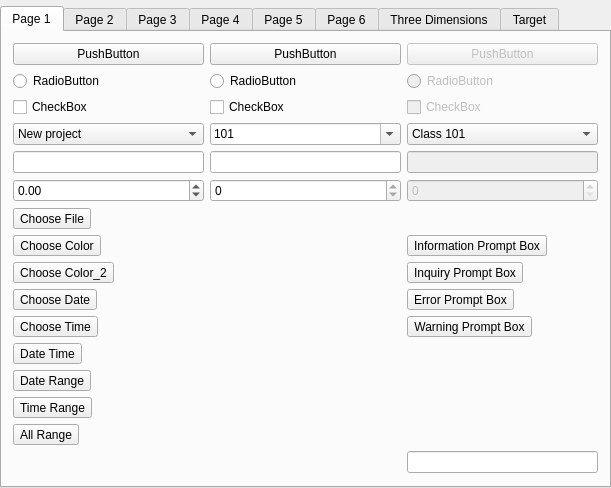
<?xml version="1.0" encoding="UTF-8"?>
<ui version="4.0">
 <class>StyleTestWidget</class>
 <widget class="QWidget" name="StyleTestWidget">
  <property name="geometry">
   <rect>
    <x>0</x>
    <y>0</y>
    <width>430</width>
    <height>440</height>
   </rect>
  </property>
  <property name="windowTitle">
   <string>StyleTestWidget</string>
  </property>
  <layout class="QGridLayout" name="gridLayout_4">
   <property name="leftMargin">
    <number>0</number>
   </property>
   <property name="topMargin">
    <number>6</number>
   </property>
   <property name="rightMargin">
    <number>0</number>
   </property>
   <property name="bottomMargin">
    <number>0</number>
   </property>
   <item row="0" column="0">
    <widget class="QTabWidget" name="tabWidget">
     <property name="currentIndex">
      <number>0</number>
     </property>
     <property name="type" stdset="0">
      <string>two</string>
     </property>
     <widget class="QWidget" name="tab">
      <attribute name="title">
       <string>Page 1</string>
      </attribute>
      <layout class="QGridLayout" name="gridLayout">
       <item row="13" column="2">
        <widget class="QLabel" name="timeLabel">
         <property name="text">
          <string/>
         </property>
        </widget>
       </item>
       <item row="8" column="2">
        <widget class="QLabel" name="colorLabel">
         <property name="text">
          <string/>
         </property>
        </widget>
       </item>
       <item row="16" column="2" colspan="2">
        <widget class="QLabel" name="dateRangeLabel">
         <property name="text">
          <string/>
         </property>
        </widget>
       </item>
       <item row="12" column="2">
        <widget class="QLabel" name="dateLabel">
         <property name="text">
          <string/>
         </property>
        </widget>
       </item>
       <item row="3" column="3">
        <widget class="QComboBox" name="comboBox_3">
         <property name="enabled">
          <bool>true</bool>
         </property>
         <item>
          <property name="text">
           <string>Class 101</string>
          </property>
         </item>
         <item>
          <property name="text">
           <string>Class 202</string>
          </property>
         </item>
         <item>
          <property name="text">
           <string>Class 303</string>
          </property>
         </item>
         <item>
          <property name="text">
           <string>Class 404</string>
          </property>
         </item>
         <item>
          <property name="text">
           <string>Class 505</string>
          </property>
         </item>
         <item>
          <property name="text">
           <string>Class 601</string>
          </property>
         </item>
         <item>
          <property name="text">
           <string>Class 602</string>
          </property>
         </item>
        </widget>
       </item>
       <item row="2" column="2">
        <widget class="QCheckBox" name="checkBox_2">
         <property name="text">
          <string>CheckBox</string>
         </property>
         <property name="tristate">
          <bool>true</bool>
         </property>
        </widget>
       </item>
       <item row="2" column="0">
        <widget class="QCheckBox" name="checkBox">
         <property name="text">
          <string>CheckBox</string>
         </property>
        </widget>
       </item>
       <item row="0" column="3">
        <widget class="QPushButton" name="pushButton_3">
         <property name="enabled">
          <bool>false</bool>
         </property>
         <property name="text">
          <string>PushButton</string>
         </property>
        </widget>
       </item>
       <item row="0" column="0">
        <widget class="QPushButton" name="pushButton">
         <property name="text">
          <string>PushButton</string>
         </property>
        </widget>
       </item>
       <item row="3" column="0">
        <widget class="LyTreeComboBox" name="comboBox">
         <item>
          <property name="text">
           <string>New project</string>
          </property>
         </item>
         <item>
          <property name="text">
           <string>New project</string>
          </property>
         </item>
         <item>
          <property name="text">
           <string>New project</string>
          </property>
         </item>
         <item>
          <property name="text">
           <string>New project</string>
          </property>
         </item>
         <item>
          <property name="text">
           <string>New project</string>
          </property>
         </item>
         <item>
          <property name="text">
           <string>New project</string>
          </property>
         </item>
         <item>
          <property name="text">
           <string>New project</string>
          </property>
         </item>
        </widget>
       </item>
       <item row="1" column="3">
        <widget class="QRadioButton" name="radioButton_3">
         <property name="enabled">
          <bool>false</bool>
         </property>
         <property name="text">
          <string>RadioButton</string>
         </property>
        </widget>
       </item>
       <item row="0" column="2">
        <widget class="QPushButton" name="pushButton_2">
         <property name="text">
          <string>PushButton</string>
         </property>
         <property name="checkable">
          <bool>true</bool>
         </property>
        </widget>
       </item>
       <item row="3" column="2">
        <widget class="QComboBox" name="comboBox_2">
         <property name="editable">
          <bool>true</bool>
         </property>
         <property name="insertPolicy">
          <enum>QComboBox::InsertAtBottom</enum>
         </property>
         <item>
          <property name="text">
           <string>101</string>
          </property>
         </item>
         <item>
          <property name="text">
           <string>201</string>
          </property>
         </item>
         <item>
          <property name="text">
           <string>301</string>
          </property>
         </item>
         <item>
          <property name="text">
           <string>401</string>
          </property>
         </item>
         <item>
          <property name="text">
           <string>501</string>
          </property>
         </item>
         <item>
          <property name="text">
           <string>601</string>
          </property>
         </item>
        </widget>
       </item>
       <item row="1" column="2">
        <widget class="QRadioButton" name="radioButton_2">
         <property name="text">
          <string>RadioButton</string>
         </property>
        </widget>
       </item>
       <item row="2" column="3">
        <widget class="QCheckBox" name="checkBox_3">
         <property name="enabled">
          <bool>false</bool>
         </property>
         <property name="text">
          <string>CheckBox</string>
         </property>
        </widget>
       </item>
       <item row="1" column="0">
        <widget class="QRadioButton" name="radioButton">
         <property name="text">
          <string>RadioButton</string>
         </property>
        </widget>
       </item>
       <item row="7" column="0">
        <widget class="QToolButton" name="selectFileTBtn">
         <property name="text">
          <string>Choose File</string>
         </property>
        </widget>
       </item>
       <item row="7" column="2" colspan="2">
        <widget class="QLabel" name="fileLabel">
         <property name="text">
          <string/>
         </property>
        </widget>
       </item>
       <item row="4" column="0">
        <widget class="LyLonLatLineEdit" name="lineEdit"/>
       </item>
       <item row="4" column="2">
        <widget class="LyLonLatLineEdit" name="lineEdit_2"/>
       </item>
       <item row="13" column="0">
        <widget class="QToolButton" name="selectTimeTBtn">
         <property name="text">
          <string>Choose Time</string>
         </property>
        </widget>
       </item>
       <item row="8" column="0">
        <widget class="QToolButton" name="selectColorTBtn">
         <property name="text">
          <string>Choose Color</string>
         </property>
        </widget>
       </item>
       <item row="18" column="0">
        <widget class="QToolButton" name="selectDateTimeRangeTBtn">
         <property name="text">
          <string>All Range</string>
         </property>
        </widget>
       </item>
       <item row="5" column="3">
        <widget class="QSpinBox" name="spinBox_3">
         <property name="enabled">
          <bool>false</bool>
         </property>
        </widget>
       </item>
       <item row="12" column="0">
        <widget class="QToolButton" name="selectDateTBtn">
         <property name="text">
          <string>Choose Date</string>
         </property>
        </widget>
       </item>
       <item row="17" column="2" colspan="2">
        <widget class="QLabel" name="timeRangeLabel">
         <property name="text">
          <string/>
         </property>
        </widget>
       </item>
       <item row="15" column="0">
        <widget class="QToolButton" name="selectDateTimeTBtn">
         <property name="text">
          <string>Date Time</string>
         </property>
        </widget>
       </item>
       <item row="16" column="0">
        <widget class="QToolButton" name="selectDateRangeTBtn">
         <property name="text">
          <string>Date Range</string>
         </property>
        </widget>
       </item>
       <item row="5" column="2">
        <widget class="QSpinBox" name="spinBox_2">
         <property name="readOnly">
          <bool>true</bool>
         </property>
        </widget>
       </item>
       <item row="4" column="3">
        <widget class="QLineEdit" name="lineEdit_3">
         <property name="enabled">
          <bool>false</bool>
         </property>
        </widget>
       </item>
       <item row="17" column="0">
        <widget class="QToolButton" name="selectTimeRangeTBtn">
         <property name="text">
          <string>Time Range</string>
         </property>
        </widget>
       </item>
       <item row="18" column="2" colspan="2">
        <widget class="QLabel" name="dateTimeRangeLabel">
         <property name="text">
          <string/>
         </property>
        </widget>
       </item>
       <item row="8" column="3">
        <widget class="QToolButton" name="informationTBtn">
         <property name="text">
          <string>Information Prompt Box</string>
         </property>
        </widget>
       </item>
       <item row="15" column="2">
        <widget class="QLabel" name="dateTimeLabel">
         <property name="text">
          <string/>
         </property>
        </widget>
       </item>
       <item row="11" column="0">
        <widget class="QToolButton" name="selectColorTBtn_2">
         <property name="text">
          <string>Choose Color_2</string>
         </property>
        </widget>
       </item>
       <item row="11" column="2">
        <widget class="QLabel" name="colorLabel_2">
         <property name="text">
          <string/>
         </property>
        </widget>
       </item>
       <item row="11" column="3">
        <widget class="QToolButton" name="questionTBtn">
         <property name="text">
          <string>Inquiry Prompt Box</string>
         </property>
        </widget>
       </item>
       <item row="12" column="3">
        <widget class="QToolButton" name="criticalTBtn">
         <property name="text">
          <string>Error Prompt Box</string>
         </property>
        </widget>
       </item>
       <item row="13" column="3">
        <widget class="QToolButton" name="warningTBtn">
         <property name="text">
          <string>Warning Prompt Box</string>
         </property>
        </widget>
       </item>
       <item row="5" column="0">
        <widget class="QDoubleSpinBox" name="doubleSpinBox">
         <property name="minimum">
          <double>-180.000000000000000</double>
         </property>
         <property name="maximum">
          <double>180.000000000000000</double>
         </property>
        </widget>
       </item>
       <item row="21" column="3">
        <widget class="LyTimeLineEdit" name="lineEdit_4"/>
       </item>
       <item row="21" column="0">
        <widget class="LyLonLatInputWidget" name="lonInputWidget" native="true"/>
       </item>
       <item row="21" column="2">
        <widget class="LyLonLatInputWidget" name="latInputWidget" native="true"/>
       </item>
       <item row="15" column="3">
        <widget class="LyColorSelector" name="widget" native="true"/>
       </item>
      </layout>
     </widget>
     <widget class="QWidget" name="tab_2">
      <attribute name="title">
       <string>Page 2</string>
      </attribute>
      <layout class="QGridLayout" name="gridLayout_2">
       <item row="0" column="0">
        <widget class="QTableWidget" name="tableWidget">
         <row>
          <property name="text">
           <string>New Row</string>
          </property>
         </row>
         <row>
          <property name="text">
           <string>New Row</string>
          </property>
         </row>
         <row>
          <property name="text">
           <string>New Row</string>
          </property>
         </row>
         <row>
          <property name="text">
           <string>New Row</string>
          </property>
         </row>
         <row>
          <property name="text">
           <string>New Row</string>
          </property>
         </row>
         <row>
          <property name="text">
           <string>New Row</string>
          </property>
         </row>
         <row>
          <property name="text">
           <string>New Row</string>
          </property>
         </row>
         <row>
          <property name="text">
           <string>New Row</string>
          </property>
         </row>
         <row>
          <property name="text">
           <string>New Row</string>
          </property>
         </row>
         <column>
          <property name="text">
           <string>New Column</string>
          </property>
         </column>
         <column>
          <property name="text">
           <string>New Column</string>
          </property>
         </column>
         <column>
          <property name="text">
           <string>New Column</string>
          </property>
         </column>
         <column>
          <property name="text">
           <string>New Column</string>
          </property>
         </column>
         <column>
          <property name="text">
           <string>New Column</string>
          </property>
         </column>
         <column>
          <property name="text">
           <string>New Column</string>
          </property>
         </column>
        </widget>
       </item>
      </layout>
     </widget>
     <widget class="QWidget" name="tab_3">
      <attribute name="title">
       <string>Page 3</string>
      </attribute>
      <layout class="QGridLayout" name="gridLayout_3">
       <item row="0" column="0">
        <widget class="QProgressBar" name="progressBar">
         <property name="value">
          <number>24</number>
         </property>
        </widget>
       </item>
       <item row="0" column="1" rowspan="2">
        <widget class="QSlider" name="verticalSlider">
         <property name="maximum">
          <number>100</number>
         </property>
         <property name="value">
          <number>24</number>
         </property>
         <property name="orientation">
          <enum>Qt::Vertical</enum>
         </property>
        </widget>
       </item>
       <item row="1" column="0">
        <widget class="QSlider" name="horizontalSlider">
         <property name="maximum">
          <number>100</number>
         </property>
         <property name="value">
          <number>24</number>
         </property>
         <property name="orientation">
          <enum>Qt::Horizontal</enum>
         </property>
        </widget>
       </item>
      </layout>
     </widget>
     <widget class="QWidget" name="tab_4">
      <attribute name="title">
       <string>Page 4</string>
      </attribute>
      <layout class="QGridLayout" name="gridLayout_5">
       <item row="0" column="0">
        <widget class="QScrollArea" name="scrollArea">
         <property name="widgetResizable">
          <bool>true</bool>
         </property>
         <widget class="QWidget" name="scrollAreaWidgetContents">
          <property name="geometry">
           <rect>
            <x>0</x>
            <y>0</y>
            <width>404</width>
            <height>389</height>
           </rect>
          </property>
          <layout class="QGridLayout" name="gridLayout_8">
           <item row="0" column="0">
            <widget class="QToolBox" name="toolBox">
             <property name="currentIndex">
              <number>4</number>
             </property>
             <widget class="QWidget" name="page">
              <property name="geometry">
               <rect>
                <x>0</x>
                <y>0</y>
                <width>386</width>
                <height>241</height>
               </rect>
              </property>
              <attribute name="label">
               <string>Page 1</string>
              </attribute>
              <layout class="QGridLayout" name="gridLayout_6">
               <item row="0" column="0">
                <widget class="QGroupBox" name="groupBox">
                 <property name="title">
                  <string>Combo Box</string>
                 </property>
                </widget>
               </item>
              </layout>
             </widget>
             <widget class="QWidget" name="page_3">
              <property name="geometry">
               <rect>
                <x>0</x>
                <y>0</y>
                <width>386</width>
                <height>241</height>
               </rect>
              </property>
              <attribute name="label">
               <string>Page 2</string>
              </attribute>
              <layout class="QGridLayout" name="gridLayout_7">
               <item row="0" column="0">
                <widget class="QTreeWidget" name="treeWidget">
                 <property name="rootIsDecorated">
                  <bool>true</bool>
                 </property>
                 <column>
                  <property name="text">
                   <string>New Column</string>
                  </property>
                 </column>
                 <item>
                  <property name="text">
                   <string>New Project</string>
                  </property>
                 </item>
                 <item>
                  <property name="text">
                   <string>New Project</string>
                  </property>
                 </item>
                 <item>
                  <property name="text">
                   <string>New Project</string>
                  </property>
                  <item>
                   <property name="text">
                    <string>New Subproject</string>
                   </property>
                   <item>
                    <property name="text">
                     <string>New Subproject</string>
                    </property>
                   </item>
                   <item>
                    <property name="text">
                     <string>New Project</string>
                    </property>
                   </item>
                   <item>
                    <property name="text">
                     <string>New Project</string>
                    </property>
                   </item>
                  </item>
                 </item>
                 <item>
                  <property name="text">
                   <string>New Project</string>
                  </property>
                  <item>
                   <property name="text">
                    <string>New Subproject</string>
                   </property>
                  </item>
                  <item>
                   <property name="text">
                    <string>New Project</string>
                   </property>
                  </item>
                  <item>
                   <property name="text">
                    <string>New Project</string>
                   </property>
                  </item>
                  <item>
                   <property name="text">
                    <string>New Project</string>
                   </property>
                  </item>
                 </item>
                 <item>
                  <property name="text">
                   <string>New Project</string>
                  </property>
                 </item>
                 <item>
                  <property name="text">
                   <string>New Project</string>
                  </property>
                 </item>
                 <item>
                  <property name="text">
                   <string>New Project</string>
                  </property>
                 </item>
                </widget>
               </item>
              </layout>
             </widget>
             <widget class="QWidget" name="page_4">
              <property name="geometry">
               <rect>
                <x>0</x>
                <y>0</y>
                <width>386</width>
                <height>241</height>
               </rect>
              </property>
              <attribute name="label">
               <string>Page 3</string>
              </attribute>
              <layout class="QGridLayout" name="gridLayout_9">
               <item row="0" column="0">
                <widget class="QTableWidget" name="tableWidget_2">
                 <property name="alternatingRowColors">
                  <bool>true</bool>
                 </property>
                 <row>
                  <property name="text">
                   <string>New Row</string>
                  </property>
                 </row>
                 <row>
                  <property name="text">
                   <string>New Row</string>
                  </property>
                 </row>
                 <row>
                  <property name="text">
                   <string>New Row</string>
                  </property>
                 </row>
                 <row>
                  <property name="text">
                   <string>New Row</string>
                  </property>
                 </row>
                 <row>
                  <property name="text">
                   <string>New Row</string>
                  </property>
                 </row>
                 <row>
                  <property name="text">
                   <string>New Row</string>
                  </property>
                 </row>
                 <row>
                  <property name="text">
                   <string>New Row</string>
                  </property>
                 </row>
                 <row>
                  <property name="text">
                   <string>New Row</string>
                  </property>
                 </row>
                 <row>
                  <property name="text">
                   <string>New Row</string>
                  </property>
                 </row>
                 <row>
                  <property name="text">
                   <string>New Row</string>
                  </property>
                 </row>
                 <row>
                  <property name="text">
                   <string>New Row</string>
                  </property>
                 </row>
                 <column>
                  <property name="text">
                   <string>New Column</string>
                  </property>
                 </column>
                 <column>
                  <property name="text">
                   <string>New Column</string>
                  </property>
                 </column>
                 <column>
                  <property name="text">
                   <string>New Column</string>
                  </property>
                 </column>
                 <column>
                  <property name="text">
                   <string>New Column</string>
                  </property>
                 </column>
                 <column>
                  <property name="text">
                   <string>New Column</string>
                  </property>
                 </column>
                 <column>
                  <property name="text">
                   <string>New Column</string>
                  </property>
                 </column>
                 <column>
                  <property name="text">
                   <string>New Column</string>
                  </property>
                 </column>
                 <column>
                  <property name="text">
                   <string>New Column</string>
                  </property>
                 </column>
                 <column>
                  <property name="text">
                   <string>New Column</string>
                  </property>
                 </column>
                </widget>
               </item>
              </layout>
             </widget>
             <widget class="QWidget" name="page_2">
              <property name="geometry">
               <rect>
                <x>0</x>
                <y>0</y>
                <width>386</width>
                <height>241</height>
               </rect>
              </property>
              <attribute name="label">
               <string>Page 4</string>
              </attribute>
              <layout class="QGridLayout" name="gridLayout_10">
               <item row="0" column="0">
                <widget class="QListWidget" name="listWidget">
                 <property name="viewMode">
                  <enum>QListView::ListMode</enum>
                 </property>
                 <item>
                  <property name="text">
                   <string>New Project</string>
                  </property>
                 </item>
                 <item>
                  <property name="text">
                   <string>New Project</string>
                  </property>
                 </item>
                 <item>
                  <property name="text">
                   <string>New Project</string>
                  </property>
                 </item>
                 <item>
                  <property name="text">
                   <string>New Project</string>
                  </property>
                 </item>
                </widget>
               </item>
              </layout>
             </widget>
             <widget class="QWidget" name="page_5">
              <property name="geometry">
               <rect>
                <x>0</x>
                <y>0</y>
                <width>386</width>
                <height>241</height>
               </rect>
              </property>
              <attribute name="label">
               <string>Page</string>
              </attribute>
              <layout class="QGridLayout" name="gridLayout_11">
               <item row="0" column="0">
                <widget class="QListWidget" name="listWidget_2">
                 <property name="viewMode">
                  <enum>QListView::IconMode</enum>
                 </property>
                 <item>
                  <property name="text">
                   <string>New Project</string>
                  </property>
                 </item>
                 <item>
                  <property name="text">
                   <string>New Project</string>
                  </property>
                 </item>
                 <item>
                  <property name="text">
                   <string>New Project</string>
                  </property>
                 </item>
                 <item>
                  <property name="text">
                   <string>New Project</string>
                  </property>
                 </item>
                 <item>
                  <property name="text">
                   <string>New Project</string>
                  </property>
                 </item>
                </widget>
               </item>
              </layout>
             </widget>
            </widget>
           </item>
          </layout>
         </widget>
        </widget>
       </item>
      </layout>
     </widget>
     <widget class="QWidget" name="tab_5">
      <attribute name="title">
       <string>Page 5</string>
      </attribute>
      <layout class="QHBoxLayout" name="horizontalLayout">
       <item>
        <widget class="QPushButton" name="pushButton_4">
         <property name="text">
          <string>PushButton</string>
         </property>
         <property name="type" stdset="0">
          <string>slideButton</string>
         </property>
        </widget>
       </item>
       <item>
        <layout class="QVBoxLayout" name="verticalLayout_3">
         <item>
          <widget class="LyIconToolButton" name="toolButton">
           <property name="text">
            <string>...</string>
           </property>
          </widget>
         </item>
         <item>
          <widget class="LyIconToolButton" name="toolButton_2">
           <property name="text">
            <string>...</string>
           </property>
          </widget>
         </item>
         <item>
          <layout class="QVBoxLayout" name="verticalLayout_2">
           <property name="spacing">
            <number>0</number>
           </property>
           <item>
            <widget class="LyIconToolButton" name="toolButton_3">
             <property name="text">
              <string>...</string>
             </property>
             <property name="checkable">
              <bool>true</bool>
             </property>
             <property name="checked">
              <bool>true</bool>
             </property>
            </widget>
           </item>
           <item>
            <widget class="QWidget" name="widget_2" native="true">
             <layout class="QVBoxLayout" name="verticalLayout">
              <property name="leftMargin">
               <number>0</number>
              </property>
              <property name="topMargin">
               <number>6</number>
              </property>
              <property name="rightMargin">
               <number>0</number>
              </property>
              <property name="bottomMargin">
               <number>0</number>
              </property>
              <item>
               <widget class="LyIconToolButton" name="toolButton_4">
                <property name="text">
                 <string>...</string>
                </property>
               </widget>
              </item>
              <item>
               <widget class="LyIconToolButton" name="toolButton_5">
                <property name="text">
                 <string>...</string>
                </property>
               </widget>
              </item>
              <item>
               <widget class="LyIconToolButton" name="toolButton_6">
                <property name="text">
                 <string>...</string>
                </property>
               </widget>
              </item>
              <item>
               <widget class="LyIconToolButton" name="toolButton_7">
                <property name="text">
                 <string>...</string>
                </property>
               </widget>
              </item>
             </layout>
            </widget>
           </item>
          </layout>
         </item>
         <item>
          <widget class="LyIconToolButton" name="toolButton_8">
           <property name="text">
            <string>...</string>
           </property>
          </widget>
         </item>
         <item>
          <spacer name="verticalSpacer">
           <property name="orientation">
            <enum>Qt::Vertical</enum>
           </property>
           <property name="sizeHint" stdset="0">
            <size>
             <width>20</width>
             <height>40</height>
            </size>
           </property>
          </spacer>
         </item>
         <item>
          <widget class="LyIconToolButton" name="toolButton_9">
           <property name="text">
            <string>...</string>
           </property>
          </widget>
         </item>
         <item>
          <widget class="LyIconToolButton" name="toolButton_10">
           <property name="text">
            <string>...</string>
           </property>
          </widget>
         </item>
        </layout>
       </item>
      </layout>
     </widget>
     <widget class="QWidget" name="tab_6">
      <attribute name="title">
       <string>Page 6</string>
      </attribute>
      <layout class="QGridLayout" name="gridLayout_12">
       <item row="0" column="0">
        <widget class="LyTabWidget" name="customTabWidget" native="true">
         <widget class="QToolButton" name="toolButton_11">
          <property name="geometry">
           <rect>
            <x>80</x>
            <y>40</y>
            <width>161</width>
            <height>91</height>
           </rect>
          </property>
          <property name="text">
           <string>testLOADING</string>
          </property>
         </widget>
         <widget class="QToolButton" name="toolButton_12">
          <property name="geometry">
           <rect>
            <x>80</x>
            <y>140</y>
            <width>161</width>
            <height>91</height>
           </rect>
          </property>
          <property name="text">
           <string>testLOADING2</string>
          </property>
         </widget>
        </widget>
       </item>
      </layout>
     </widget>
     <widget class="QWidget" name="tab_7">
      <attribute name="title">
       <string>Three Dimensions</string>
      </attribute>
      <layout class="QGridLayout" name="gridLayout_13">
       <item row="1" column="1">
        <widget class="QPushButton" name="pushButton_9">
         <property name="enabled">
          <bool>false</bool>
         </property>
         <property name="text">
          <string>Airspace modification display</string>
         </property>
        </widget>
       </item>
       <item row="3" column="1">
        <widget class="QPushButton" name="pushButton_15">
         <property name="text">
          <string>Loading and display of model's label</string>
         </property>
        </widget>
       </item>
       <item row="3" column="0">
        <widget class="QPushButton" name="pushButton_14">
         <property name="text">
          <string>Loading and display of models</string>
         </property>
        </widget>
       </item>
       <item row="2" column="2">
        <widget class="QPushButton" name="pushButton_13">
         <property name="enabled">
          <bool>false</bool>
         </property>
         <property name="text">
          <string>Display and hiding of control points</string>
         </property>
        </widget>
       </item>
       <item row="1" column="0">
        <widget class="QPushButton" name="pushButton_8">
         <property name="enabled">
          <bool>false</bool>
         </property>
         <property name="text">
          <string>Display of the airspace</string>
         </property>
        </widget>
       </item>
       <item row="2" column="1">
        <widget class="QPushButton" name="pushButton_12">
         <property name="enabled">
          <bool>false</bool>
         </property>
         <property name="text">
          <string>PushButton</string>
         </property>
        </widget>
       </item>
       <item row="2" column="0">
        <widget class="QPushButton" name="pushButton_11">
         <property name="enabled">
          <bool>false</bool>
         </property>
         <property name="text">
          <string>Display and deletion of airspace</string>
         </property>
        </widget>
       </item>
       <item row="1" column="2">
        <widget class="QPushButton" name="pushButton_10">
         <property name="enabled">
          <bool>false</bool>
         </property>
         <property name="text">
          <string>Display and hiding of airspace</string>
         </property>
        </widget>
       </item>
       <item row="3" column="2">
        <widget class="QPushButton" name="pushButton_16">
         <property name="text">
          <string>Display and deletion of models</string>
         </property>
        </widget>
       </item>
       <item row="0" column="2">
        <widget class="QPushButton" name="pushButton_7">
         <property name="text">
          <string>Route display removed</string>
         </property>
        </widget>
       </item>
       <item row="0" column="0">
        <widget class="QPushButton" name="pushButton_5">
         <property name="text">
          <string>Increased route display</string>
         </property>
        </widget>
       </item>
       <item row="0" column="1">
        <widget class="QPushButton" name="pushButton_6">
         <property name="text">
          <string>Route display modification</string>
         </property>
        </widget>
       </item>
       <item row="4" column="0">
        <widget class="QPushButton" name="pushButton_17">
         <property name="text">
          <string>Effect of Explosion</string>
         </property>
        </widget>
       </item>
       <item row="4" column="1">
        <widget class="QPushButton" name="pushButton_18">
         <property name="text">
          <string>Surface drawing display</string>
         </property>
        </widget>
       </item>
       <item row="4" column="2">
        <widget class="QPushButton" name="pushButton_19">
         <property name="enabled">
          <bool>false</bool>
         </property>
         <property name="text">
          <string>PushButton</string>
         </property>
        </widget>
       </item>
      </layout>
     </widget>
     <widget class="QWidget" name="tab_8">
      <attribute name="title">
       <string>Target</string>
      </attribute>
      <layout class="QFormLayout" name="formLayout">
       <item row="0" column="0">
        <widget class="QPushButton" name="pushButton_20">
         <property name="text">
          <string>Airport</string>
         </property>
        </widget>
       </item>
       <item row="1" column="0">
        <widget class="QPushButton" name="pushButton_21">
         <property name="text">
          <string>Missile Position</string>
         </property>
        </widget>
       </item>
       <item row="2" column="0">
        <widget class="QPushButton" name="pushButton_22">
         <property name="text">
          <string>Radar Position</string>
         </property>
        </widget>
       </item>
       <item row="3" column="0">
        <widget class="QPushButton" name="pushButton_23">
         <property name="text">
          <string>Radar Position</string>
         </property>
        </widget>
       </item>
       <item row="4" column="0">
        <widget class="QPushButton" name="pushButton_24">
         <property name="text">
          <string>Electronic Countermeasure Position</string>
         </property>
        </widget>
       </item>
       <item row="5" column="0">
        <widget class="QPushButton" name="pushButton_25">
         <property name="text">
          <string>Technical reconnaissance position</string>
         </property>
        </widget>
       </item>
       <item row="6" column="0">
        <widget class="QPushButton" name="pushButton_26">
         <property name="text">
          <string>Naval vessels</string>
         </property>
        </widget>
       </item>
       <item row="7" column="0">
        <widget class="QPushButton" name="pushButton_27">
         <property name="text">
          <string>Large oil depot</string>
         </property>
        </widget>
       </item>
       <item row="8" column="0">
        <widget class="QPushButton" name="pushButton_28">
         <property name="text">
          <string>Bridge</string>
         </property>
        </widget>
       </item>
       <item row="9" column="0">
        <widget class="QPushButton" name="pushButton_29">
         <property name="text">
          <string>Civil airport</string>
         </property>
        </widget>
       </item>
       <item row="10" column="0">
        <widget class="QPushButton" name="pushButton_30">
         <property name="text">
          <string>Civil airport</string>
         </property>
        </widget>
       </item>
       <item row="0" column="1">
        <widget class="QPushButton" name="pushButton_31">
         <property name="text">
          <string>Delete</string>
         </property>
        </widget>
       </item>
       <item row="1" column="1">
        <widget class="QPushButton" name="pushButton_32">
         <property name="text">
          <string>Delete</string>
         </property>
        </widget>
       </item>
       <item row="2" column="1">
        <widget class="QPushButton" name="pushButton_33">
         <property name="text">
          <string>Delete</string>
         </property>
        </widget>
       </item>
       <item row="3" column="1">
        <widget class="QPushButton" name="pushButton_34">
         <property name="text">
          <string>Delete</string>
         </property>
        </widget>
       </item>
       <item row="4" column="1">
        <widget class="QPushButton" name="pushButton_35">
         <property name="text">
          <string>Delete</string>
         </property>
        </widget>
       </item>
       <item row="5" column="1">
        <widget class="QPushButton" name="pushButton_36">
         <property name="text">
          <string>Delete</string>
         </property>
        </widget>
       </item>
       <item row="6" column="1">
        <widget class="QPushButton" name="pushButton_37">
         <property name="text">
          <string>Delete</string>
         </property>
        </widget>
       </item>
       <item row="7" column="1">
        <widget class="QPushButton" name="pushButton_38">
         <property name="text">
          <string>Delete</string>
         </property>
        </widget>
       </item>
       <item row="8" column="1">
        <widget class="QPushButton" name="pushButton_39">
         <property name="text">
          <string>Delete</string>
         </property>
        </widget>
       </item>
       <item row="9" column="1">
        <widget class="QPushButton" name="pushButton_40">
         <property name="text">
          <string>Delete</string>
         </property>
        </widget>
       </item>
       <item row="10" column="1">
        <widget class="QPushButton" name="pushButton_41">
         <property name="text">
          <string>Delete</string>
         </property>
        </widget>
       </item>
      </layout>
     </widget>
    </widget>
   </item>
  </layout>
 </widget>
 <layoutdefault spacing="6" margin="11"/>
 <customwidgets>
  <customwidget>
   <class>LyIconToolButton</class>
   <extends>QToolButton</extends>
   <header>LyIconToolButton.h</header>
  </customwidget>
  <customwidget>
   <class>LyTreeComboBox</class>
   <extends>QComboBox</extends>
   <header>LyTreeComboBox.h</header>
  </customwidget>
  <customwidget>
   <class>LyColorSelector</class>
   <extends>QWidget</extends>
   <header>LyColorSelector.h</header>
   <container>1</container>
  </customwidget>
  <customwidget>
   <class>LyTabWidget</class>
   <extends>QWidget</extends>
   <header>LyTabWidget.h</header>
   <container>1</container>
  </customwidget>
  <customwidget>
   <class>LyLonLatInputWidget</class>
   <extends>QWidget</extends>
   <header>LyLonLatInputWidget.h</header>
   <container>1</container>
  </customwidget>
  <customwidget>
   <class>LyLonLatLineEdit</class>
   <extends>QLineEdit</extends>
   <header>LyLonLatLineEdit.h</header>
  </customwidget>
  <customwidget>
   <class>LyTimeLineEdit</class>
   <extends>QLineEdit</extends>
   <header>LyTimeLineEdit.h</header>
  </customwidget>
 </customwidgets>
 <resources/>
 <connections>
  <connection>
   <sender>horizontalSlider</sender>
   <signal>valueChanged(int)</signal>
   <receiver>progressBar</receiver>
   <slot>setValue(int)</slot>
   <hints>
    <hint type="sourcelabel">
     <x>196</x>
     <y>300</y>
    </hint>
    <hint type="destinationlabel">
     <x>216</x>
     <y>162</y>
    </hint>
   </hints>
  </connection>
  <connection>
   <sender>horizontalSlider</sender>
   <signal>valueChanged(int)</signal>
   <receiver>verticalSlider</receiver>
   <slot>setValue(int)</slot>
   <hints>
    <hint type="sourcelabel">
     <x>330</x>
     <y>300</y>
    </hint>
    <hint type="destinationlabel">
     <x>402</x>
     <y>300</y>
    </hint>
   </hints>
  </connection>
  <connection>
   <sender>toolButton_3</sender>
   <signal>clicked(bool)</signal>
   <receiver>widget_2</receiver>
   <slot>setVisible(bool)</slot>
   <hints>
    <hint type="sourcelabel">
     <x>237</x>
     <y>94</y>
    </hint>
    <hint type="destinationlabel">
     <x>316</x>
     <y>148</y>
    </hint>
   </hints>
  </connection>
 </connections>
</ui>
